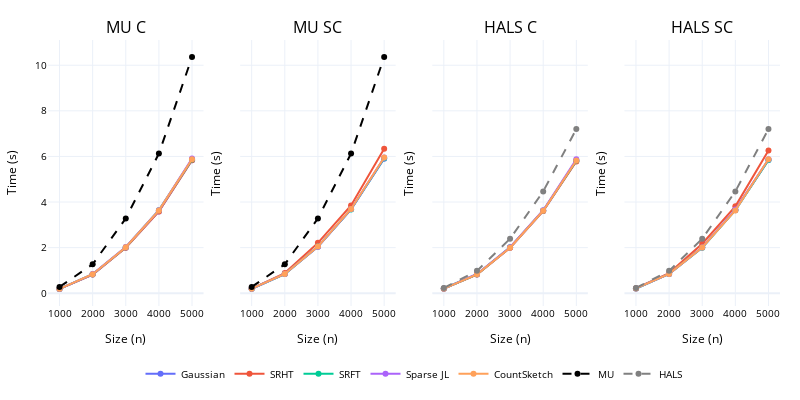

The notebook cell this image was saved under:
### Code cell
dense = stats[(stats['Density'] == 'dense') & (stats['Projection Type'] != '')]

fig = make_subplots(rows = 1,cols = 4,shared_xaxes = True,shared_yaxes=True,subplot_titles=dense['Method'].unique())

methods = stats['Projection Type'].unique()
import plotly.express as px
colors = px.colors.qualitative.Plotly  # Plotly's default color sequence

# Create color mapping (cycles through colors if more methods than colors)
method_colors = {method: colors[i % len(colors)] for i, method in enumerate(methods)}


for i, method in enumerate(dense['Method'].unique()):
    for j, projection in enumerate(dense['Projection Type'].unique()):
        _df = dense[(dense['Method'] == method) & (dense['Projection Type'] == projection)]
        fig.add_trace(
            go.Scatter(
                x = _df['Size'],
                y = _df['Time'],
                name = names[projection],
                legendgroup=projection,  # Group by projection type
                line_color=method_colors[projection],  # Color by projection
                showlegend = (i == 0),
            ),
            row = 1, col = i + 1,
            
        )

mu_dense = stats[(stats['Method'] == 'MU') & (stats['Density'] == "dense")]

for i in range(2):
    fig.add_trace(
        go.Scatter(
            x = mu_dense['Size'],
            y = mu_dense['Time'],
            name = 'MU',
            showlegend = (i == 0),
            line = dict(color='black',dash='dash'),
            legendgroup = 'MU'
        ),
        row = 1,col= i+1
    )


hals_dense = stats[(stats['Method'] == 'HALS') & (stats['Density'] == "dense")]
for i in range(2,4):
    fig.add_trace(
        go.Scatter(
            x = hals_dense['Size'],
            y = hals_dense['Time'],
            name = 'HALS',
            showlegend = (i == 2),
            line = dict(color='grey',dash='dash'),
            legendgroup = 'HALS'
        ),
        row = 1,col= i+1
    )

fig.update_layout(
    xaxis1_title = 'Size (n)',
    yaxis1_title = 'Time (s)',
    xaxis2_title = 'Size (n)',
    yaxis2_title = 'Time (s)',
    xaxis3_title = 'Size (n)',
    yaxis3_title = 'Time (s)',
    xaxis4_title = 'Size (n)',
    yaxis4_title = 'Time (s)',
    template = 'plotly_white',
    legend=dict(
        orientation="h",  # horizontal
        y=-0.2,           # move legend below the plot
        x=0.5,
        xanchor="center",
        yanchor="top"
    ),
    font=dict(
        size=10,color='black'
    ),
    margin=dict(
        l=20,  # left margin
        r=20,  # right margin
        t=40,  # top margin
        b=40   # bottom margin
    ), 
    width = 800,
    height = 400
)

fig.show()

### Figure 1 — Plotly figure (JSON) as saved in the notebook; plotly's stock layout.template omitted (floating-point values rounded to 4 significant figures)
{"data": [{"legendgroup": "gaussian", "line": {"color": "#636EFA"}, "name": "Gaussian", "showlegend": true, "type": "scatter", "x": [1000, 2000, 3000, 4000, 5000], "xaxis": "x", "y": [0.1886, 0.8172, 2.0, 3.587, 5.83], "yaxis": "y"}, {"legendgroup": "srht", "line": {"color": "#EF553B"}, "name": "SRHT", "showlegend": true, "type": "scatter", "x": [1000, 2000, 3000, 4000, 5000], "xaxis": "x", "y": [0.1877, 0.8181, 1.996, 3.588, 5.832], "yaxis": "y"}, {"legendgroup": "srft", "line": {"color": "#00CC96"}, "name": "SRFT", "showlegend": true, "type": "scatter", "x": [1000, 2000, 3000, 4000, 5000], "xaxis": "x", "y": [0.1948, 0.8357, 2.017, 3.643, 5.865], "yaxis": "y"}, {"legendgroup": "sparse-jl", "line": {"color": "#AB63FA"}, "name": "Sparse JL", "showlegend": true, "type": "scatter", "x": [1000, 2000, 3000, 4000, 5000], "xaxis": "x", "y": [0.1915, 0.8383, 2.027, 3.638, 5.908], "yaxis": "y"}, {"legendgroup": "count-sketch", "line": {"color": "#FFA15A"}, "name": "CountSketch", "showlegend": true, "type": "scatter", "x": [1000, 2000, 3000, 4000, 5000], "xaxis": "x", "y": [0.1916, 0.8318, 2.018, 3.634, 5.876], "yaxis": "y"}, {"legendgroup": "gaussian", "line": {"color": "#636EFA"}, "name": "Gaussian", "showlegend": false, "type": "scatter", "x": [1000, 2000, 3000, 4000, 5000], "xaxis": "x2", "y": [0.1958, 0.8434, 2.04, 3.679, 5.897], "yaxis": "y2"}, {"legendgroup": "srht", "line": {"color": "#EF553B"}, "name": "SRHT", "showlegend": false, "type": "scatter", "x": [1000, 2000, 3000, 4000, 5000], "xaxis": "x2", "y": [0.2039, 0.8826, 2.209, 3.85, 6.338], "yaxis": "y2"}, {"legendgroup": "srft", "line": {"color": "#00CC96"}, "name": "SRFT", "showlegend": false, "type": "scatter", "x": [1000, 2000, 3000, 4000, 5000], "xaxis": "x2", "y": [0.1969, 0.8418, 2.045, 3.673, 5.923], "yaxis": "y2"}, {"legendgroup": "sparse-jl", "line": {"color": "#AB63FA"}, "name": "Sparse JL", "showlegend": false, "type": "scatter", "x": [1000, 2000, 3000, 4000, 5000], "xaxis": "x2", "y": [0.1964, 0.8473, 2.043, 3.692, 5.951], "yaxis": "y2"}, {"legendgroup": "count-sketch", "line": {"color": "#FFA15A"}, "name": "CountSketch", "showlegend": false, "type": "scatter", "x": [1000, 2000, 3000, 4000, 5000], "xaxis": "x2", "y": [0.1984, 0.8469, 2.045, 3.693, 5.95], "yaxis": "y2"}, {"legendgroup": "gaussian", "line": {"color": "#636EFA"}, "name": "Gaussian", "showlegend": false, "type": "scatter", "x": [1000, 2000, 3000, 4000, 5000], "xaxis": "x3", "y": [0.2032, 0.8242, 1.995, 3.605, 5.803], "yaxis": "y3"}, {"legendgroup": "srht", "line": {"color": "#EF553B"}, "name": "SRHT", "showlegend": false, "type": "scatter", "x": [1000, 2000, 3000, 4000, 5000], "xaxis": "x3", "y": [0.2019, 0.8187, 1.994, 3.607, 5.776], "yaxis": "y3"}, {"legendgroup": "srft", "line": {"color": "#00CC96"}, "name": "SRFT", "showlegend": false, "type": "scatter", "x": [1000, 2000, 3000, 4000, 5000], "xaxis": "x3", "y": [0.2093, 0.8317, 2.012, 3.629, 5.817], "yaxis": "y3"}, {"legendgroup": "sparse-jl", "line": {"color": "#AB63FA"}, "name": "Sparse JL", "showlegend": false, "type": "scatter", "x": [1000, 2000, 3000, 4000, 5000], "xaxis": "x3", "y": [0.2038, 0.8446, 2.02, 3.641, 5.875], "yaxis": "y3"}, {"legendgroup": "count-sketch", "line": {"color": "#FFA15A"}, "name": "CountSketch", "showlegend": false, "type": "scatter", "x": [1000, 2000, 3000, 4000, 5000], "xaxis": "x3", "y": [0.2045, 0.8304, 1.993, 3.616, 5.822], "yaxis": "y3"}, {"legendgroup": "gaussian", "line": {"color": "#636EFA"}, "name": "Gaussian", "showlegend": false, "type": "scatter", "x": [1000, 2000, 3000, 4000, 5000], "xaxis": "x4", "y": [0.2089, 0.8428, 2.011, 3.644, 5.848], "yaxis": "y4"}, {"legendgroup": "srht", "line": {"color": "#EF553B"}, "name": "SRHT", "showlegend": false, "type": "scatter", "x": [1000, 2000, 3000, 4000, 5000], "xaxis": "x4", "y": [0.2168, 0.8842, 2.17, 3.812, 6.26], "yaxis": "y4"}, {"legendgroup": "srft", "line": {"color": "#00CC96"}, "name": "SRFT", "showlegend": false, "type": "scatter", "x": [1000, 2000, 3000, 4000, 5000], "xaxis": "x4", "y": [0.2079, 0.8487, 1.998, 3.647, 5.839], "yaxis": "y4"}, {"legendgroup": "sparse-jl", "line": {"color": "#AB63FA"}, "name": "Sparse JL", "showlegend": false, "type": "scatter", "x": [1000, 2000, 3000, 4000, 5000], "xaxis": "x4", "y": [0.2107, 0.8433, 2.005, 3.67, 5.873], "yaxis": "y4"}, {"legendgroup": "count-sketch", "line": {"color": "#FFA15A"}, "name": "CountSketch", "showlegend": false, "type": "scatter", "x": [1000, 2000, 3000, 4000, 5000], "xaxis": "x4", "y": [0.2105, 0.8478, 2.008, 3.632, 5.879], "yaxis": "y4"}, {"legendgroup": "MU", "line": {"color": "black", "dash": "dash"}, "name": "MU", "showlegend": true, "type": "scatter", "x": [1000, 2000, 3000, 4000, 5000], "xaxis": "x", "y": [0.2779, 1.27, 3.281, 6.125, 10.36], "yaxis": "y"}, {"legendgroup": "MU", "line": {"color": "black", "dash": "dash"}, "name": "MU", "showlegend": false, "type": "scatter", "x": [1000, 2000, 3000, 4000, 5000], "xaxis": "x2", "y": [0.2779, 1.27, 3.281, 6.125, 10.36], "yaxis": "y2"}, {"legendgroup": "HALS", "line": {"color": "grey", "dash": "dash"}, "name": "HALS", "showlegend": true, "type": "scatter", "x": [1000, 2000, 3000, 4000, 5000], "xaxis": "x3", "y": [0.232, 0.9817, 2.391, 4.466, 7.199], "yaxis": "y3"}, {"legendgroup": "HALS", "line": {"color": "grey", "dash": "dash"}, "name": "HALS", "showlegend": false, "type": "scatter", "x": [1000, 2000, 3000, 4000, 5000], "xaxis": "x4", "y": [0.232, 0.9817, 2.391, 4.466, 7.199], "yaxis": "y4"}], "layout": {"annotations": [{"font": {"size": 16}, "showarrow": false, "text": "MU C", "x": 0.1062, "xanchor": "center", "xref": "paper", "y": 1, "yanchor": "bottom", "yref": "paper"}, {"font": {"size": 16}, "showarrow": false, "text": "MU SC", "x": 0.3688, "xanchor": "center", "xref": "paper", "y": 1, "yanchor": "bottom", "yref": "paper"}, {"font": {"size": 16}, "showarrow": false, "text": "HALS C", "x": 0.6313, "xanchor": "center", "xref": "paper", "y": 1, "yanchor": "bottom", "yref": "paper"}, {"font": {"size": 16}, "showarrow": false, "text": "HALS SC", "x": 0.8938, "xanchor": "center", "xref": "paper", "y": 1, "yanchor": "bottom", "yref": "paper"}], "font": {"color": "black", "size": 10}, "height": 400, "legend": {"orientation": "h", "x": 0.5, "xanchor": "center", "y": -0.2, "yanchor": "top"}, "margin": {"b": 40, "l": 20, "r": 20, "t": 40}, "width": 800, "xaxis": {"anchor": "y", "domain": [0, 0.2125], "title": {"text": "Size (n)"}}, "xaxis2": {"anchor": "y2", "domain": [0.2625, 0.475], "title": {"text": "Size (n)"}}, "xaxis3": {"anchor": "y3", "domain": [0.525, 0.7375], "title": {"text": "Size (n)"}}, "xaxis4": {"anchor": "y4", "domain": [0.7875, 1], "title": {"text": "Size (n)"}}, "yaxis": {"anchor": "x", "domain": [0, 1], "title": {"text": "Time (s)"}}, "yaxis2": {"anchor": "x2", "domain": [0, 1], "matches": "y", "showticklabels": false, "title": {"text": "Time (s)"}}, "yaxis3": {"anchor": "x3", "domain": [0, 1], "matches": "y", "showticklabels": false, "title": {"text": "Time (s)"}}, "yaxis4": {"anchor": "x4", "domain": [0, 1], "matches": "y", "showticklabels": false, "title": {"text": "Time (s)"}}}}
